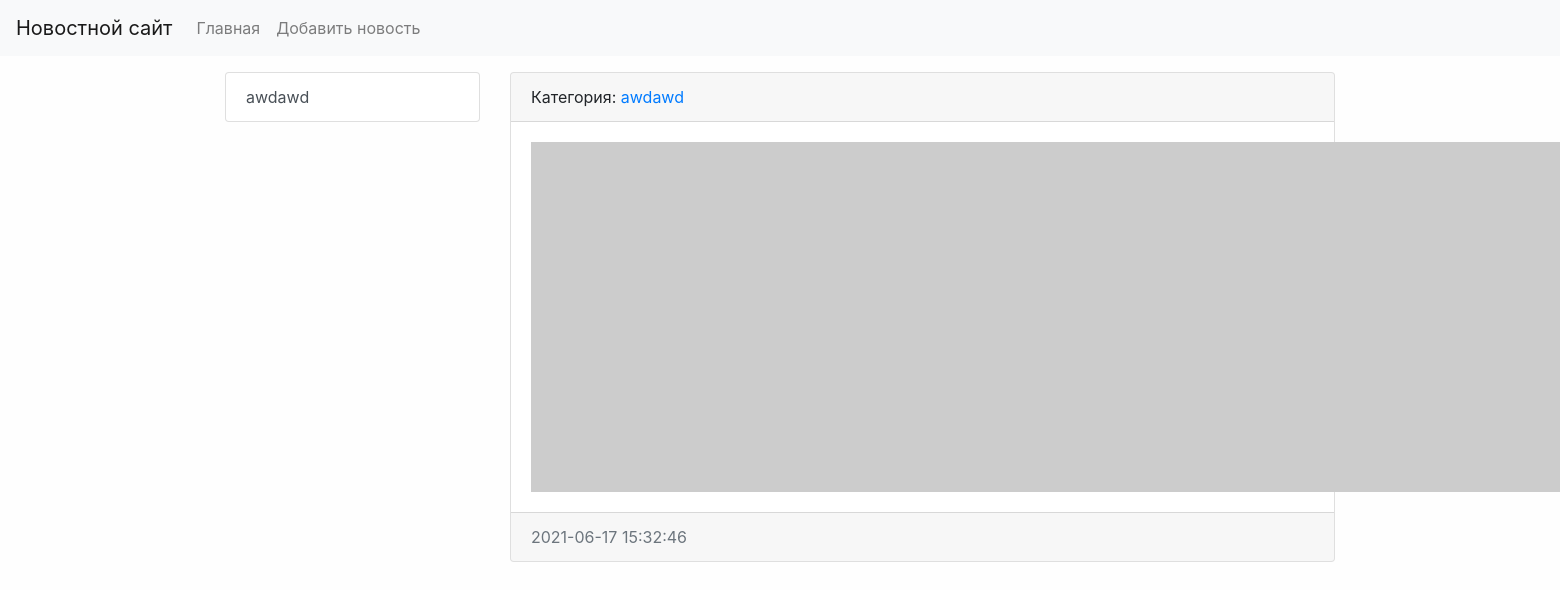
Page /news/4 on the earlier database version.
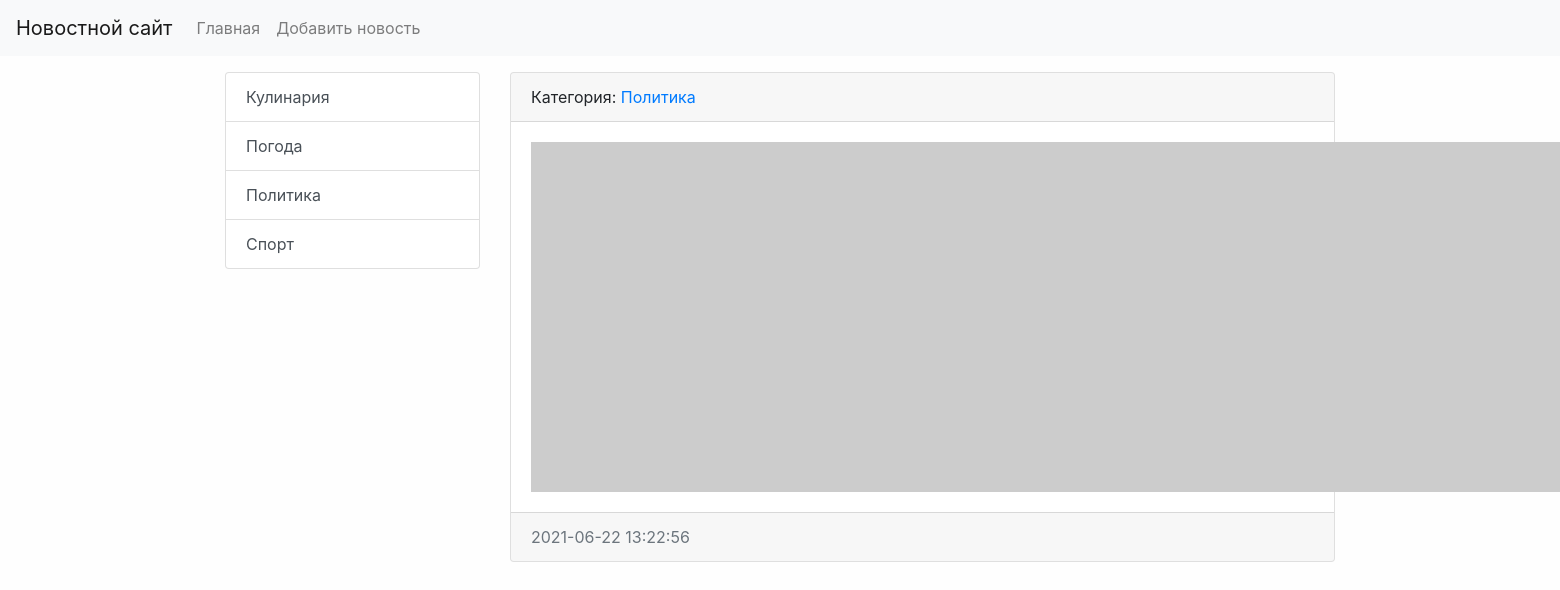
Same page on the later database version.
### news/models.py (models this page shows, shortened)
class Category(models.Model):
    title = models.CharField(max_length=150, db_index=True, verbose_name='Наименование категории')
    def get_absolute_url(self):
        return reverse('category', kwargs={"category_id": self.pk})
    def __str__(self):
        return self.title
    class Meta:
        verbose_name = 'Категория'
        verbose_name_plural = 'Категории'
        ordering = ['title']

class News(models.Model):
    title = models.CharField(max_length=150, verbose_name='Наименование')
    content = models.TextField(blank=True, verbose_name='Контент')
    created_at = models.DateTimeField(auto_now_add=True, verbose_name='Дата публикации')
    updated_at = models.DateTimeField(auto_now=True, verbose_name='Обновлено')
    photo = models.ImageField(upload_to='photos/%Y/%m/%d/', verbose_name='Фото', blank=True)
    is_published = models.BooleanField(default=True, verbose_name='Опубликовано')
    category = models.ForeignKey('Category', on_delete=models.PROTECT, verbose_name='Категория')
    class Meta:
        verbose_name = 'Новость'
        verbose_name_plural = 'Новости'
        ordering = ['-created_at']

### news/views.py (the view)
# urls.py: path('news/<int:pk>', ViewNews.as_view(), name='view_news'),
class ViewNews(DetailView):
    model = News
    context_object_name = 'news_item'

### news/templatetags/news_tags.py (called while the page is built)
@register.inclusion_tag('news/list_categories.html')
def show_categories(arg1='Hello', arg2='world'):
    categories = Category.objects.all()
    return {"categories": categories, "arg1": arg1, "arg2": arg2}

### news/templates/news/news_detail.html (shortened to what this page needs)
{% extends 'base.html' %}
{% block sidebar %}
{% include 'inc/_sidebar.html' %}
{% endblock %}
{% block content %}
<div class="card mb-3">
    <div class="card-header">
        Категория: <a href="{{ news_item.category.get_absolute_url }}">{{ news_item.category }}</a>
    </div>
    <div class="card-body">
        <div class="media">
            {% if item.photo %}
            <img src="{{ news_item.photo.url }}" alt="" width="350" class="mr-3">
            {% else %}
            <img src="https://picsum.photos/id/1060/350/235/?blur=2" alt="" class="mr-3">
            {% endif %}
        </div>
    </div>
    <div class="card-footer text-muted">
        {{ news_item.created_at|date:"Y-m-d H:i:s" }}
    </div>
</div>
{% endblock %}

### news/templates/news/list_categories.html
<div class="list-group">
    {% for item in categories %}
    <a href="{{ item.get_absolute_url }}" class="list-group-item list-group-item-action">{{ item.title }}</a>
    {% endfor %}
</div>

Differences in the rows shown:
added Category: title "Кулинария"
added Category: title "Погода"
changed Category: title "awdawd" → "Политика"
added Category: title "Спорт"
changed News: category "awdawd" → "Политика"; created_at "2021-06-17 15:32:46" → "2021-06-22 13:22:56"
